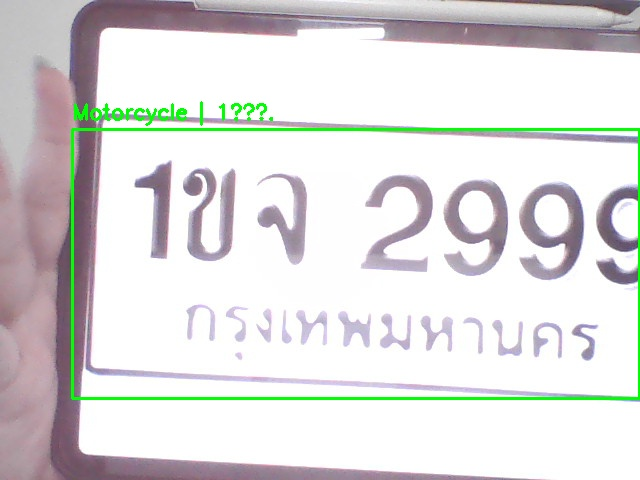
#> input picture captures/1ช._165055.jpg, 640 x 480 px
$ python -i plate_detector.py   (imports and definitions only)
#> lines starting #> are read from the running program, lines starting #| are printed output that depends on the picture; after the words box and inside, x2 and y2 are one past the last pixel; in counts of white or black regions, pixels touching at a corner belong together
#> further down, picture is the input picture: shape (480, 640, 3); mean B, G, R 219.1, 219.6, 220.7
"""
License Plate Detection Pipeline
OpenCV → AI Detection → ขึงภาพ (Perspective Warp) → EasyOCR → Output

Requirements:
    pip install opencv-python easyocr numpy imutils
"""

import cv2
import numpy as np
import easyocr
import imutils
import time
import sys
from pathlib import Path


# ─── Config ──────────────────────────────────────────────────────────────────
MODEL_PATH = "vehicle_detector.pt"   # ← เปลี่ยนจาก best.pt
MODEL_TYPE = "yolov8"                # ← ถูกอยู่แล้ว ไม่ต้องแก้
CAMERA_INDEX   = 0          # 0 = default webcam
FRAME_WIDTH    = 1280
FRAME_HEIGHT   = 720
MIN_PLATE_AREA = 1500       # px² — กรองพื้นที่เล็กเกินไปออก
ASPECT_RANGE   = (1.5, 6.0) # aspect ratio ที่ยอมรับสำหรับป้ายทะเบียน
SAVE_OUTPUT    = True       # บันทึกภาพ output
OCR_LANG       = ["th", "en"]


# ─── Stage 1: Detect plate region (contour-based) ────────────────────────────
def detect_plate_contour(frame: np.ndarray) -> tuple[np.ndarray | None, tuple | None]:
    """
    Returns:
        plate_region  – cropped grayscale plate (or None)
        bbox          – (x, y, w, h) in original frame (or None)
    """
    gray    = cv2.cvtColor(frame, cv2.COLOR_BGR2GRAY)
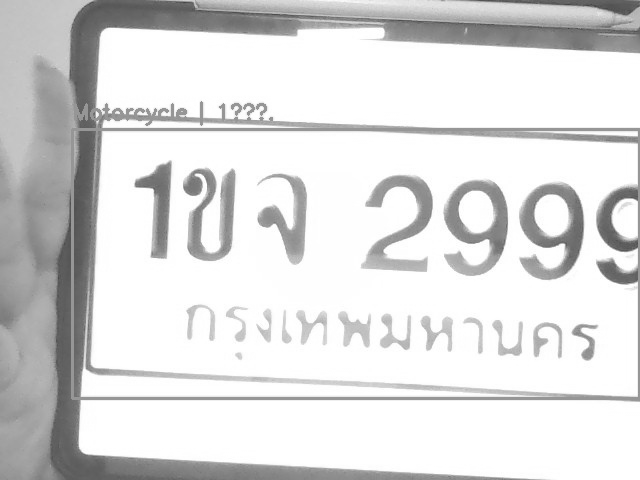
#> gray: shape (480, 640); min 62, max 255, mean 219.8
    blurred = cv2.bilateralFilter(gray, 11, 17, 17)
    edged   = cv2.Canny(blurred, 30, 200)
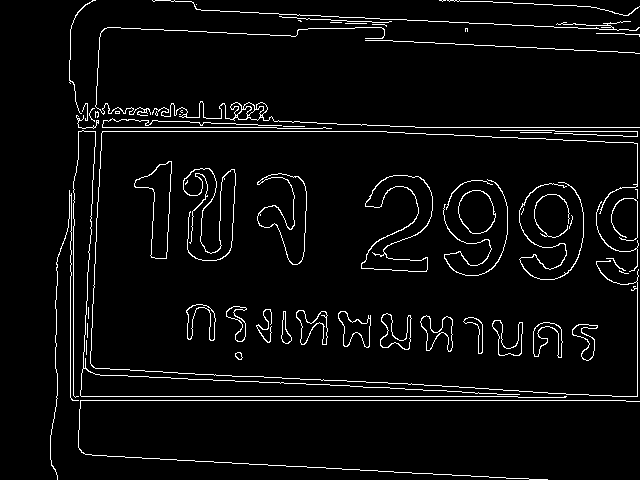
#> edged: shape (480, 640); 4.4% white in thin lines or dots

    contours = cv2.findContours(edged.copy(), cv2.RETR_TREE, cv2.CHAIN_APPROX_SIMPLE)
#> contours = 94 contours, 47 with area under 20; largest, box (x1, y1, x2, y2) and area: (361, 175, 433, 272) 2788, (361, 175, 433, 272) 2686, (257, 173, 307, 265) 1938, (257, 173, 307, 265) 1889, (134, 161, 172, 259) 1706
    contours = imutils.grab_contours(contours)
    contours = sorted(contours, key=cv2.contourArea, reverse=True)[:30]
#> contours = 30 contours; largest, box (x1, y1, x2, y2) and area: (361, 175, 433, 272) 2788, (361, 175, 433, 272) 2686, (257, 173, 307, 265) 1938, (257, 173, 307, 265) 1889, (134, 161, 172, 259) 1706

    for c in contours:
        peri   = cv2.arcLength(c, True)
        approx = cv2.approxPolyDP(c, 0.018 * peri, True)

        if len(approx) == 4:
            x, y, w, h = cv2.boundingRect(approx)
            area        = w * h
            aspect      = w / float(h)

            if area < MIN_PLATE_AREA:
                continue
            if not (ASPECT_RANGE[0] <= aspect <= ASPECT_RANGE[1]):
                continue

            plate_gray = gray[y:y+h, x:x+w]
            return plate_gray, (x, y, w, h)
#> this loop made 30 passes
#> peri on passes 1 to 12: 494.5, 522.3, 368.2, 371.6, 255.5, 253.2, 135.9, 131.3, 167.1, 153.9, 180.4, 181
#> (peri, approx) on pass 15: (1343.7, [[152, 112], [639, 127]])

    return None, None


# ─── Stage 2: Perspective warp (ขึงภาพ) ──────────────────────────────────────
# [199 lines left out: functions warp_plate, read_plate, draw_overlay, process_image, run_frame, run_camera, not called in this run]


# ─── Entry point ─────────────────────────────────────────────────────────────
# [21 lines not run here, left out]

>>> import cv2
>>> picture = cv2.imread('captures/1ช._165055.jpg')
>>> result = detect_plate_contour(picture)

$ run again, on captures/_399_165023.jpg
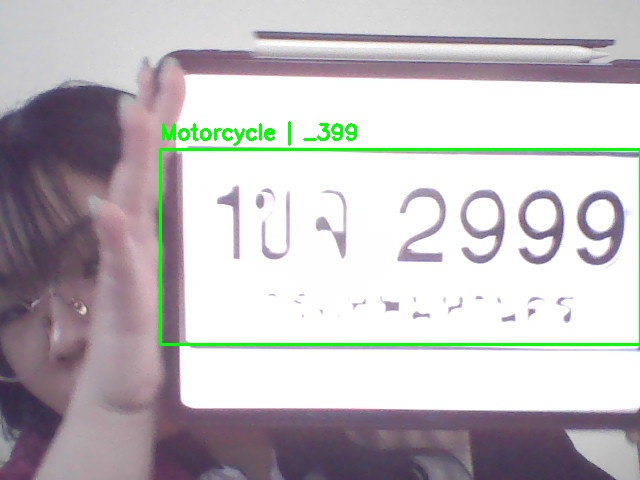
#> input picture captures/_399_165023.jpg, 640 x 480 px
#> picture is the input picture: shape (480, 640, 3); mean B, G, R 191.5, 188.4, 192.5
#> in detect_plate_contour, `edged   = cv2.Canny(blurred, 30, 200)`:
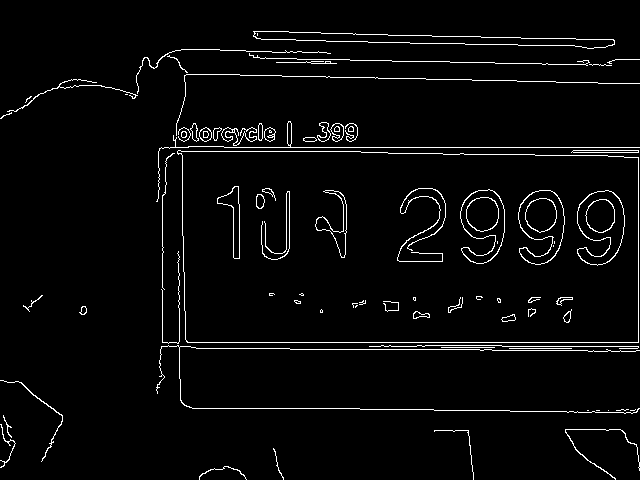
#> edged: shape (480, 640); 3.4% white in thin lines or dots
#> in detect_plate_contour, `contours = cv2.findContours(edged.copy(), cv2.RETR_TREE, cv2.CHAIN_APP..`: contours = 127 contours, 58 with area under 20; largest, box (x1, y1, x2, y2) and area: (177, 150, 639, 343) 86032, (177, 150, 639, 343) 86028, (253, 31, 615, 49) 2686, (253, 31, 615, 49) 2678, (577, 190, 625, 266) 2432
#> in detect_plate_contour, `contours = sorted(contours, key=cv2.contourArea, reverse=True)[:30]`: contours = 30 contours; largest, box (x1, y1, x2, y2) and area: (177, 150, 639, 343) 86032, (177, 150, 639, 343) 86028, (253, 31, 615, 49) 2686, (253, 31, 615, 49) 2678, (577, 190, 625, 266) 2432
#> the loop in detect_plate_contour, `for c in contours:` made 1 pass
#> (peri, approx, x, y, w, h, area, aspect) on pass 1: (1298.9, [[177, 151], [187, 342], [638, 342], [638, 157]], 177, 151, 462, 192, 88704, 2.41)
#> pass 1, in detect_plate_contour, `plate_gray = gray[y:y+h, x:x+w]`:
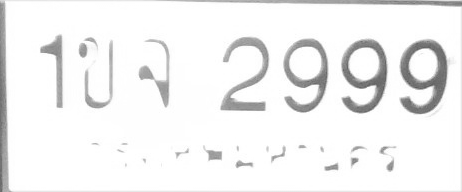
#> plate_gray: shape (192, 462); min 91, max 255, mean 241.5
